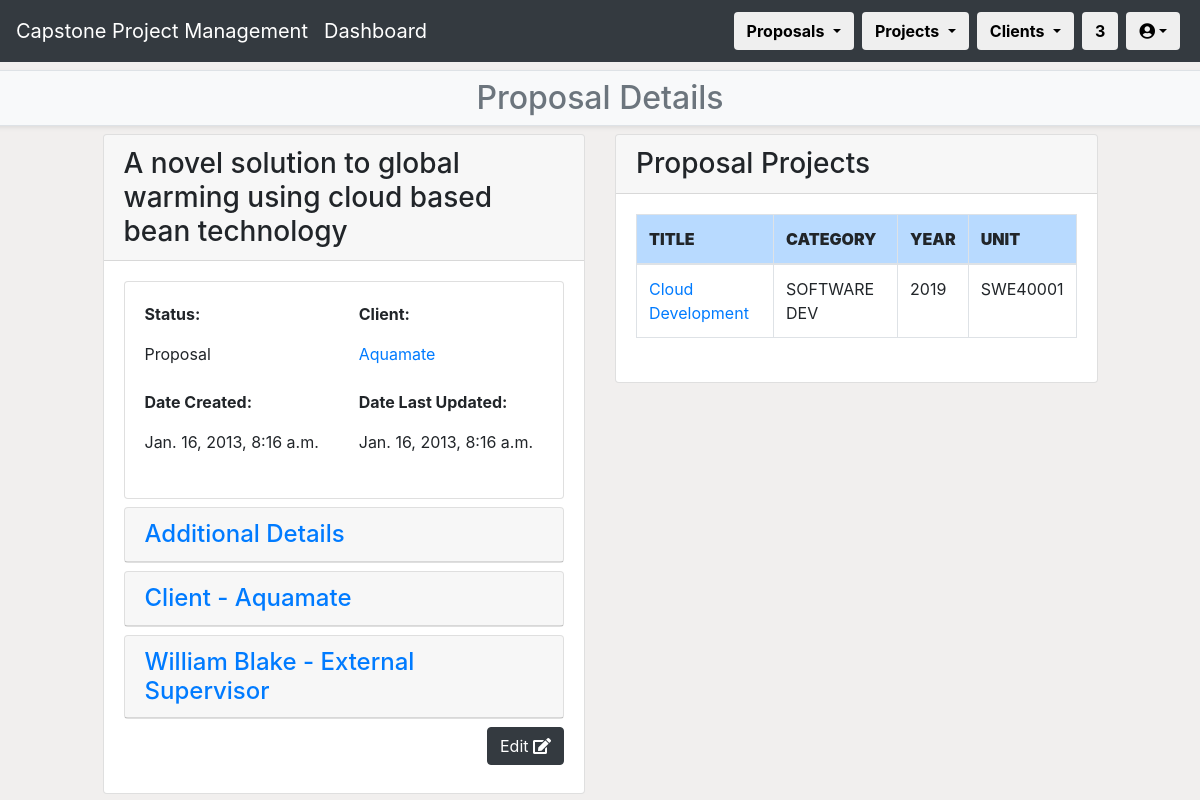
The app's page /CPPMS/proposal/proposal_list/proposal_detail/1 (signed in) with its own data.
### CPPMS/models.py (models this page shows, shortened)
class Proposal(models.Model):
    title = models.CharField(max_length=128, default="")
    created_at = models.DateTimeField(auto_now_add=True)
    updated_at = models.DateTimeField(auto_now=True)
    desc = models.TextField(default="")
    status = models.CharField(max_length=255, default="")
    spec = models.TextField(default="")
    skills = models.TextField(default="")
    env = models.TextField(default="")
    res = models.TextField(default="")
    client = models.ForeignKey(
        Client,
        on_delete=models.CASCADE,
        blank=True,
        null=True
    )
    external_supervisor = models.ForeignKey(
        External_Supervisor,
        models.SET_NULL,
        blank=True,
        null=True
    )
    proposal_incoming = models.ForeignKey(
        Incoming_Proposal,
        models.SET_NULL,
        blank=True,
        null=True
    )
    pass

class Client(models.Model):
    name = models.CharField(max_length=128, default="", unique=True)
    created_at = models.DateTimeField(auto_now_add=True)
    updated_at = models.DateTimeField(auto_now=True)
    address = models.CharField(max_length=255, default="")
    website = models.CharField(max_length=255, default="")
    desc = models.TextField(default="")
    pass

class External_Supervisor(models.Model):
    name = models.CharField(max_length=128, default="")
    created_at = models.DateTimeField(auto_now_add=True)
    updated_at = models.DateTimeField(auto_now=True)
    email = models.CharField(max_length=255, default="", unique=True)
    phone = models.CharField(max_length=10, default="00000000")
    title = models.CharField(max_length=255, default="N/A")
    department = models.ForeignKey(
        Department,
        models.SET_NULL,
        blank=True,
        null=True
    )
    pass

class Project(models.Model):
    title = models.CharField(max_length=128, default="", unique=True)
    created_at = models.DateTimeField(auto_now_add=True)
    updated_at = models.DateTimeField(auto_now=True)
    category = models.CharField(max_length=128, default="")
    year = models.IntegerField(default="0000")
    completed = models.BooleanField(default=0)
    pass
    unit = models.ForeignKey(
        Unit,
        models.SET_NULL,
        blank=True,
        null=True
    )
    proposal = models.ForeignKey(
        Proposal,
        on_delete=models.CASCADE,
        blank=True,
        null=True
    )
    internal_supervisor = models.ForeignKey(
        Internal_Supervisor,
        models.SET_NULL,
        blank=True,
        null=True
    )
    group = models.ForeignKey(
        Group,
        models.SET_NULL,
        blank=True,
        null=True
    )

class Unit(models.Model):
    title = models.CharField(max_length=128, default="", unique=True)
    created_at = models.DateTimeField(auto_now_add=True)
    updated_at = models.DateTimeField(auto_now=True)
    unit_code = models.CharField(max_length=8, default="AAA0001")
    BB_unit_code = models.CharField(max_length=8, default="AAA0001")
    ulos = models.TextField(default="")
    convenor = models.CharField(max_length=128, default="N/A")
    pass
    def __str__(self):
        return self.unit_code

### CPPMS/views.py (the view)
@login_required(login_url="/CPPMS/login/")
def proposal_detail(request, pk=None):
    username = request.user.first_name + " " + request.user.last_name
    proposal_detail = get_object_or_404(Proposal, pk=pk)
    projects = Project.objects.all()
    count()
    filter_value = proposal_detail.pk
    project_list = Project.objects.all()
    if filter_value:
        project_filter = projects.filter(proposal_id=filter_value)
    else:
        project_filter = project_list.all()
    return render(
        request,
        "proposal_detail.html",
        {
            "count": count,
            "proposal_detail": proposal_detail,
            "username": username,
            "project_filter": project_filter
        }
    )

### CPPMS/views.py (called while the page is built)
def count():
    count = []
    count_web = Incoming_Proposal.proposals.all().count()
    count_word = Upload_Proposal.objects.all().count()
    count_all = count_web + count_word
    count_all_proposal = Proposal.objects.all().count()
    count_all_client = Client.objects.all().count()
    count = [count_web, count_word, count_all,count_all_proposal,count_all_client]
    return count

### CPPMS/templates/proposal_detail.html (shortened to what this page needs)
{% extends "proposal.html" %}
{% block sub-page_content %}
{% if not messages %}
<h2>Proposal Details</h2>
{% else %}
<h2>Proposal Details</h2>
{% for message in messages %}<li>{{ message }}</li>{% endfor %}
{% endif %}
{% endblock %}
{% block page_detail_content %}
<div class="row">
    <div class="col-1"></div>
    <div class="col-md-5">
        <div class="card">
            <h3 class="card-header">{{ proposal_detail.title }}</h3>
            <div class="card-body">
                <div class="row mb-2">
                    <div class="col">
                        <div class="card">
                            <div class="card-body">
                                <div class="row mb-2">
                                    <div class="col">
                                        <p><strong>Status:</strong></p>
                                        <p>{{ proposal_detail.status }}</p>
                                    </div>
                                    <div class="col">
                                        <p><strong>Client:</strong></p>
                                        <p><a href="client_detail/{{ proposal_detail.client.pk }}">{{ proposal_detail.client.name }}</a></p>
                                    </div>
                                </div>
                                <div class="row mb-2">
                                    <div class="col">
                                        <p><strong>Date Created:</strong></p>
                                        <p>{{ proposal_detail.created_at }}</p>
                                    </div>
                                    <div class="col">
                                        <p><strong>Date Last Updated:</strong></p>
                                        <p>{{ proposal_detail.updated_at }}</p>
                                    </div>
                                </div>
                            </div>
                        </div>
                    </div>
                </div>
                <div class="row mb-2">
                    <div class="col">
                        <div class="card">
                            <h4 class="card-header"><a data-toggle="collapse" href="#collapse4">Additional Details</a></h4>
                        </div>
                    </div>
                </div>
                <div class="row mb-2">
                    <div class="col">
                        <div class="card">
                            <h4 class="card-header"><a data-toggle="collapse" href="#collapse1">Client - {{ proposal_detail.client.name }}</a></h4>
                        </div>
                    </div>
                </div>
                <div class="row mb-2">
                    <div class="col">
                        <div class="card">
                            <h4 class="card-header"><a data-toggle="collapse" href="#collapse5">{{ proposal_detail.external_supervisor.name }} - External Supervisor</a></h4>
                        </div>
                    </div>
                </div>
                <div class="row mb-2">
                    <div class="col text-right">
                        <a class="btn btn-dark" href="proposal_edit/{{ proposal_detail.pk }}" role="button" data-toggle="tooltip" title="Edit '{{ proposal_detail.title }}'">Edit <i class="fa fa-edit"></i></a>
                    </div>
                </div>
            </div>
        </div>
    </div>
    <div class="col-md-5">
        <div class="card">
            <h3 class="card-header">Proposal Projects</h3>
            <div class="card-body">
                <div class="row mb-2">
                    <div class="col">
                        <div class="table-responsive">
                            <table class="table table-bordered table-hover">
                                <thead>
                                    <tr class="table-primary">
                                        <th scope="col"><strong>TITLE</strong></th>
                                        <th scope="col"><strong>CATEGORY</strong></th>
                                        <th scope="col"><strong>YEAR</strong></th>
                                        <th scope="col"><strong>UNIT</strong></th>
                                    </tr>
                                </thead>
                                <tbody>
                                    {% for project in project_filter %}
                                    <tr scope="row">
                                        <td><a href="project_detail/{{project.pk}}">{{ project.title }}</a></td>
                                        <td>{{ project.category }}</td>
                                        <td>{{ project.year }}</td>
                                        <td>{{ project.unit }}</td>
                                    </tr>
                                    {% endfor %}
                                </tbody>
                            </table>
                        </div>
                    </div>
                </div>
            </div>
        </div>
    </div>
    <div class="col-1"></div>
</div>
{% endblock %}

### records on screen
Proposal: title "A novel solution to global warming using cloud based bean technology", status "Proposal", client.name "Aquamate", created_at "Jan. 16, 2013, 8:16 a.m.", updated_at "Jan. 16, 2013, 8:16 a.m.", external_supervisor.name "William Blake"
Project: title "Cloud Development", category "SOFTWARE DEV", year "2019", unit "SWE40001"

### other values on screen
{{ count.2 }} "3"
